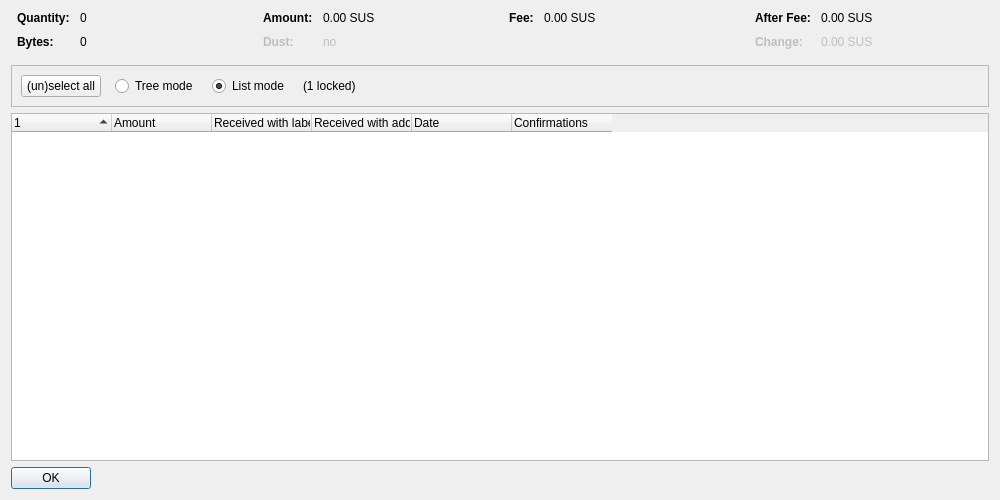
<?xml version="1.0" encoding="UTF-8"?>
<ui version="4.0">
 <class>CoinControlDialog</class>
 <widget class="QDialog" name="CoinControlDialog">
  <property name="geometry">
   <rect>
    <x>0</x>
    <y>0</y>
    <width>1000</width>
    <height>500</height>
   </rect>
  </property>
  <property name="windowTitle">
   <string>Coin Selection</string>
  </property>
  <layout class="QVBoxLayout" name="verticalLayout">
   <item>
    <layout class="QHBoxLayout" name="horizontalLayoutTop" stretch="0,0,0,0">
     <property name="topMargin">
      <number>0</number>
     </property>
     <property name="bottomMargin">
      <number>10</number>
     </property>
     <item>
      <layout class="QFormLayout" name="formLayoutCoinControl1">
       <property name="horizontalSpacing">
        <number>10</number>
       </property>
       <property name="verticalSpacing">
        <number>10</number>
       </property>
       <property name="leftMargin">
        <number>6</number>
       </property>
       <property name="rightMargin">
        <number>6</number>
       </property>
       <item row="0" column="0">
        <widget class="QLabel" name="labelCoinControlQuantityText">
         <property name="font">
          <font>
           <weight>75</weight>
           <bold>true</bold>
          </font>
         </property>
         <property name="text">
          <string>Quantity:</string>
         </property>
        </widget>
       </item>
       <item row="0" column="1">
        <widget class="QLabel" name="labelCoinControlQuantity">
         <property name="cursor">
          <cursorShape>IBeamCursor</cursorShape>
         </property>
         <property name="contextMenuPolicy">
          <enum>Qt::ActionsContextMenu</enum>
         </property>
         <property name="text">
          <string notr="true">0</string>
         </property>
         <property name="textInteractionFlags">
          <set>Qt::LinksAccessibleByMouse|Qt::TextSelectableByKeyboard|Qt::TextSelectableByMouse</set>
         </property>
        </widget>
       </item>
       <item row="1" column="0">
        <widget class="QLabel" name="labelCoinControlBytesText">
         <property name="font">
          <font>
           <weight>75</weight>
           <bold>true</bold>
          </font>
         </property>
         <property name="text">
          <string>Bytes:</string>
         </property>
        </widget>
       </item>
       <item row="1" column="1">
        <widget class="QLabel" name="labelCoinControlBytes">
         <property name="cursor">
          <cursorShape>IBeamCursor</cursorShape>
         </property>
         <property name="contextMenuPolicy">
          <enum>Qt::ActionsContextMenu</enum>
         </property>
         <property name="text">
          <string notr="true">0</string>
         </property>
         <property name="textInteractionFlags">
          <set>Qt::LinksAccessibleByMouse|Qt::TextSelectableByKeyboard|Qt::TextSelectableByMouse</set>
         </property>
        </widget>
       </item>
      </layout>
     </item>
     <item>
      <layout class="QFormLayout" name="formLayoutCoinControl2">
       <property name="horizontalSpacing">
        <number>10</number>
       </property>
       <property name="verticalSpacing">
        <number>10</number>
       </property>
       <property name="leftMargin">
        <number>6</number>
       </property>
       <property name="rightMargin">
        <number>6</number>
       </property>
       <item row="0" column="0">
        <widget class="QLabel" name="labelCoinControlAmountText">
         <property name="font">
          <font>
           <weight>75</weight>
           <bold>true</bold>
          </font>
         </property>
         <property name="text">
          <string>Amount:</string>
         </property>
        </widget>
       </item>
       <item row="0" column="1">
        <widget class="QLabel" name="labelCoinControlAmount">
         <property name="cursor">
          <cursorShape>IBeamCursor</cursorShape>
         </property>
         <property name="contextMenuPolicy">
          <enum>Qt::ActionsContextMenu</enum>
         </property>
         <property name="text">
          <string notr="true">0.00 SUS</string>
         </property>
         <property name="textInteractionFlags">
          <set>Qt::LinksAccessibleByMouse|Qt::TextSelectableByKeyboard|Qt::TextSelectableByMouse</set>
         </property>
        </widget>
       </item>
       <item row="1" column="0">
        <widget class="QLabel" name="labelCoinControlLowOutputText">
         <property name="enabled">
          <bool>false</bool>
         </property>
         <property name="font">
          <font>
           <weight>75</weight>
           <bold>true</bold>
          </font>
         </property>
         <property name="text">
          <string>Dust:</string>
         </property>
        </widget>
       </item>
       <item row="1" column="1">
        <widget class="QLabel" name="labelCoinControlLowOutput">
         <property name="enabled">
          <bool>false</bool>
         </property>
         <property name="cursor">
          <cursorShape>IBeamCursor</cursorShape>
         </property>
         <property name="contextMenuPolicy">
          <enum>Qt::ActionsContextMenu</enum>
         </property>
         <property name="text">
          <string notr="true">no</string>
         </property>
         <property name="textInteractionFlags">
          <set>Qt::LinksAccessibleByMouse|Qt::TextSelectableByKeyboard|Qt::TextSelectableByMouse</set>
         </property>
        </widget>
       </item>
      </layout>
     </item>
     <item>
      <layout class="QFormLayout" name="formLayoutCoinControl3">
       <property name="horizontalSpacing">
        <number>10</number>
       </property>
       <property name="verticalSpacing">
        <number>10</number>
       </property>
       <property name="leftMargin">
        <number>6</number>
       </property>
       <property name="rightMargin">
        <number>6</number>
       </property>
       <item row="0" column="0">
        <widget class="QLabel" name="labelCoinControlFeeText">
         <property name="font">
          <font>
           <weight>75</weight>
           <bold>true</bold>
          </font>
         </property>
         <property name="text">
          <string>Fee:</string>
         </property>
        </widget>
       </item>
       <item row="0" column="1">
        <widget class="QLabel" name="labelCoinControlFee">
         <property name="cursor">
          <cursorShape>IBeamCursor</cursorShape>
         </property>
         <property name="contextMenuPolicy">
          <enum>Qt::ActionsContextMenu</enum>
         </property>
         <property name="text">
          <string notr="true">0.00 SUS</string>
         </property>
         <property name="textInteractionFlags">
          <set>Qt::LinksAccessibleByMouse|Qt::TextSelectableByKeyboard|Qt::TextSelectableByMouse</set>
         </property>
        </widget>
       </item>
      </layout>
     </item>
     <item>
      <layout class="QFormLayout" name="formLayoutCoinControl4">
       <property name="horizontalSpacing">
        <number>10</number>
       </property>
       <property name="verticalSpacing">
        <number>10</number>
       </property>
       <property name="leftMargin">
        <number>6</number>
       </property>
       <property name="rightMargin">
        <number>6</number>
       </property>
       <item row="0" column="0">
        <widget class="QLabel" name="labelCoinControlAfterFeeText">
         <property name="font">
          <font>
           <weight>75</weight>
           <bold>true</bold>
          </font>
         </property>
         <property name="text">
          <string>After Fee:</string>
         </property>
        </widget>
       </item>
       <item row="0" column="1">
        <widget class="QLabel" name="labelCoinControlAfterFee">
         <property name="cursor">
          <cursorShape>IBeamCursor</cursorShape>
         </property>
         <property name="contextMenuPolicy">
          <enum>Qt::ActionsContextMenu</enum>
         </property>
         <property name="text">
          <string notr="true">0.00 SUS</string>
         </property>
         <property name="textInteractionFlags">
          <set>Qt::LinksAccessibleByMouse|Qt::TextSelectableByKeyboard|Qt::TextSelectableByMouse</set>
         </property>
        </widget>
       </item>
       <item row="1" column="0">
        <widget class="QLabel" name="labelCoinControlChangeText">
         <property name="enabled">
          <bool>false</bool>
         </property>
         <property name="font">
          <font>
           <weight>75</weight>
           <bold>true</bold>
          </font>
         </property>
         <property name="text">
          <string>Change:</string>
         </property>
        </widget>
       </item>
       <item row="1" column="1">
        <widget class="QLabel" name="labelCoinControlChange">
         <property name="enabled">
          <bool>false</bool>
         </property>
         <property name="cursor">
          <cursorShape>IBeamCursor</cursorShape>
         </property>
         <property name="contextMenuPolicy">
          <enum>Qt::ActionsContextMenu</enum>
         </property>
         <property name="text">
          <string notr="true">0.00 SUS</string>
         </property>
         <property name="textInteractionFlags">
          <set>Qt::LinksAccessibleByMouse|Qt::TextSelectableByKeyboard|Qt::TextSelectableByMouse</set>
         </property>
        </widget>
       </item>
      </layout>
     </item>
    </layout>
   </item>
   <item>
    <widget class="QFrame" name="frame">
     <property name="minimumSize">
      <size>
       <width>0</width>
       <height>40</height>
      </size>
     </property>
     <property name="frameShape">
      <enum>QFrame::StyledPanel</enum>
     </property>
     <property name="frameShadow">
      <enum>QFrame::Sunken</enum>
     </property>
     <layout class="QHBoxLayout" name="horizontalLayout">
      <item>
       <layout class="QHBoxLayout" name="horizontalLayoutPanel" stretch="0,0,0,0,0">
        <property name="spacing">
         <number>14</number>
        </property>
        <item>
         <widget class="QPushButton" name="pushButtonSelectAll">
          <property name="sizePolicy">
           <sizepolicy hsizetype="Maximum" vsizetype="Fixed">
            <horstretch>0</horstretch>
            <verstretch>0</verstretch>
           </sizepolicy>
          </property>
          <property name="text">
           <string>(un)select all</string>
          </property>
          <property name="autoDefault">
           <bool>false</bool>
          </property>
         </widget>
        </item>
        <item>
         <widget class="QRadioButton" name="radioTreeMode">
          <property name="sizePolicy">
           <sizepolicy hsizetype="Maximum" vsizetype="Fixed">
            <horstretch>0</horstretch>
            <verstretch>0</verstretch>
           </sizepolicy>
          </property>
          <property name="text">
           <string>Tree mode</string>
          </property>
         </widget>
        </item>
        <item>
         <widget class="QRadioButton" name="radioListMode">
          <property name="sizePolicy">
           <sizepolicy hsizetype="Maximum" vsizetype="Fixed">
            <horstretch>0</horstretch>
            <verstretch>0</verstretch>
           </sizepolicy>
          </property>
          <property name="text">
           <string>List mode</string>
          </property>
          <property name="checked">
           <bool>true</bool>
          </property>
         </widget>
        </item>
        <item>
         <widget class="QLabel" name="labelLocked">
          <property name="text">
           <string notr="true">(1 locked)</string>
          </property>
         </widget>
        </item>
        <item>
         <spacer name="horizontalSpacer">
          <property name="orientation">
           <enum>Qt::Horizontal</enum>
          </property>
          <property name="sizeHint" stdset="0">
           <size>
            <width>40</width>
            <height>20</height>
           </size>
          </property>
         </spacer>
        </item>
       </layout>
      </item>
     </layout>
    </widget>
   </item>
   <item>
    <widget class="CoinControlTreeWidget" name="treeWidget">
     <property name="contextMenuPolicy">
      <enum>Qt::CustomContextMenu</enum>
     </property>
     <property name="sortingEnabled">
      <bool>false</bool>
     </property>
     <property name="columnCount">
      <number>6</number>
     </property>
     <attribute name="headerShowSortIndicator" stdset="0">
      <bool>true</bool>
     </attribute>
     <attribute name="headerStretchLastSection">
      <bool>false</bool>
     </attribute>
     <column>
      <property name="text">
       <string/>
      </property>
     </column>
     <column>
      <property name="text">
       <string>Amount</string>
      </property>
     </column>
     <column>
      <property name="text">
       <string>Received with label</string>
      </property>
     </column>
     <column>
      <property name="text">
       <string>Received with address</string>
      </property>
     </column>
     <column>
      <property name="text">
       <string>Date</string>
      </property>
     </column>
     <column>
      <property name="text">
       <string>Confirmations</string>
      </property>
      <property name="toolTip">
       <string>Confirmed</string>
      </property>
     </column>
     <column>
      <property name="text">
       <string/>
      </property>
     </column>
     <column>
      <property name="text">
       <string/>
      </property>
     </column>
     <column>
      <property name="text">
       <string/>
      </property>
     </column>
     <column>
      <property name="text">
       <string/>
      </property>
     </column>
    </widget>
   </item>
   <item>
    <widget class="QDialogButtonBox" name="buttonBox">
     <property name="sizePolicy">
      <sizepolicy hsizetype="Maximum" vsizetype="Fixed">
       <horstretch>0</horstretch>
       <verstretch>0</verstretch>
      </sizepolicy>
     </property>
     <property name="orientation">
      <enum>Qt::Horizontal</enum>
     </property>
     <property name="standardButtons">
      <set>QDialogButtonBox::Ok</set>
     </property>
    </widget>
   </item>
  </layout>
 </widget>
 <customwidgets>
  <customwidget>
   <class>CoinControlTreeWidget</class>
   <extends>QTreeWidget</extends>
   <header>qt/coincontroltreewidget.h</header>
  </customwidget>
 </customwidgets>
 <resources/>
 <connections/>
</ui>
